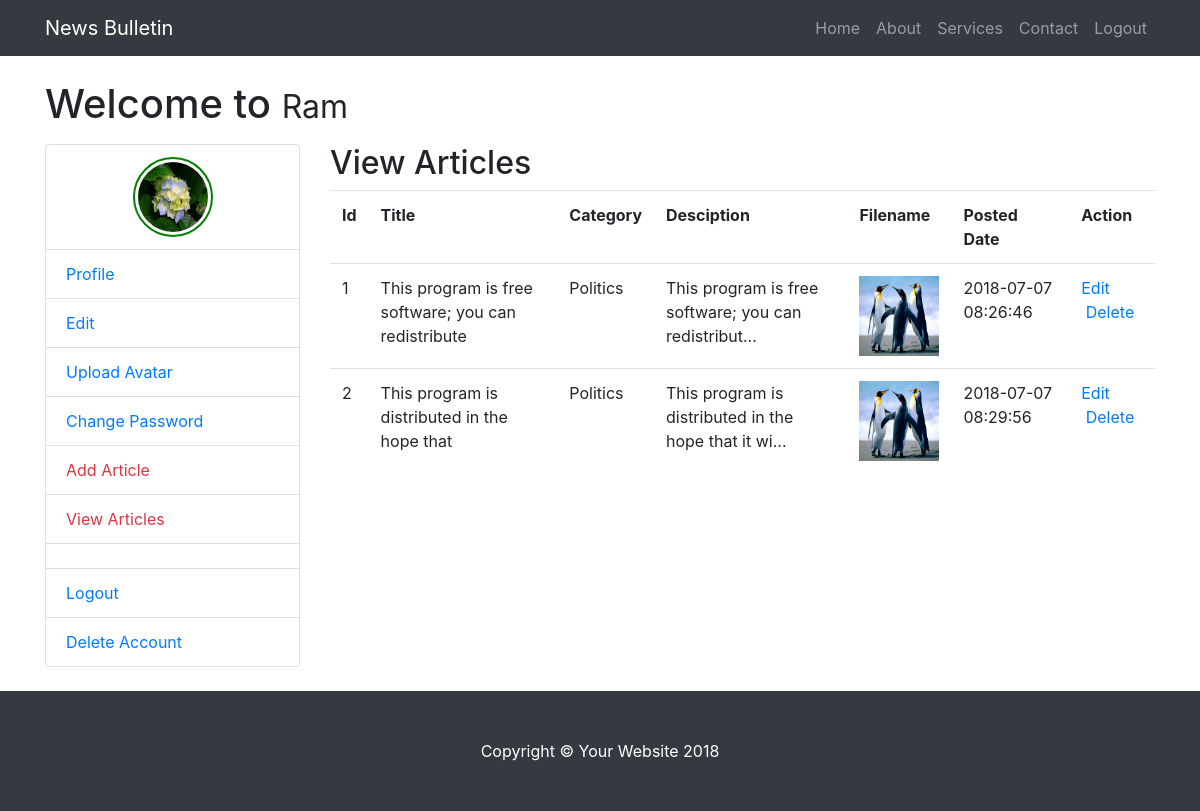
The page /articles_view.php (signed in) on the database its author committed.
### tables this page shows
CREATE TABLE `register` (
  `id` int(11) NOT NULL,
  `username` varchar(250) NOT NULL,
  `email` varchar(250) NOT NULL,
  `password` varchar(40) NOT NULL,
  `gender` varchar(10) NOT NULL,
  `mobile` varchar(10) NOT NULL,
  `address` text NOT NULL,
  `city` varchar(50) NOT NULL,
  `state` varchar(50) NOT NULL,
  `terms` varchar(10) NOT NULL,
  `dob` date NOT NULL,
  `date_of_reg` datetime NOT NULL DEFAULT CURRENT_TIMESTAMP,
  `status` varchar(15) NOT NULL DEFAULT 'Inactive',
  `ip` varchar(50) NOT NULL,
  `avatar` varchar(250) NOT NULL,
  `account_status` varchar(50) NOT NULL DEFAULT 'Active'
);

CREATE TABLE `news` (
  `id` int(11) NOT NULL,
  `title` varchar(250) NOT NULL,
  `description` text NOT NULL,
  `category` varchar(250) NOT NULL,
  `filename` varchar(250) NOT NULL,
  `status` int(11) NOT NULL DEFAULT '1',
  `date` datetime NOT NULL DEFAULT CURRENT_TIMESTAMP,
  `ip` varchar(30) NOT NULL,
  `posted_by` int(11) NOT NULL
);

### articles_view.php (the view, shortened to what this page needs)
<?php session_start();
if(isset($_SESSION['user_login']))
{
	include("connect.php");
	$logid=$_SESSION['user_login'];
	$result=mysqli_query($con,"select *from register where id=$logid");
	$row=mysqli_fetch_assoc($result);
	include("header.php");
	?>
		<div class="container">
			<h1 class="mt-4 mb-3">Welcome to
			<small><?php echo ucfirst($row['username'])?></small>
		</h1>
			<div class="row">
				<?php
				include("sidebar.php");
				?>
				<div class="col-lg-9 mb-4">
					<h2>View Articles</h2>
					<?php
					$result=mysqli_query($con,"select *from news where posted_by=$logid");
					if(mysqli_num_rows($result)>0)
					{
					?>
					<table class="table">
						<tr>
							<th>Id</th>
							<th>Title</th>
							<th>Category</th>
							<th>Desciption</th>
							<th>Filename</th>
							<th>Posted Date</th>
							<th>Action</th>
						</tr>
						<?php
						while($rec=mysqli_fetch_assoc($result))
						{
							?>
								<tr>
									<td><?php echo $rec['id'];?></td>
									<td><?php echo $rec['title']; ?></td>
									<td><?php echo $rec['category']; ?></td>
									<td><?php echo substr($rec['description'],0,50); ?>...</td>
									<td><img src="articles/<?php echo $rec['filename']; ?>" height="80" width="80"></td>
									<td><?php echo $rec['date']; ?></td>
									<td>
										<a href="article_edit.php?key=<?php echo $rec['id'];?>">Edit</a>
										&nbsp;<a href="article_delete.php?did=<?php echo $rec['id'];?>">Delete</a>
									</td>
								</tr>
							<?php
						}
						?>
					</table>
					<?php }
					else
					{
						echo "<div class='alert alert-info well'>Sorry! No Articles Found. Please <a href='article_add.php'>Add Article</a></div>";
					}
					?>
				</div>
			</div>
		</div>
	<?php
	include("footer.php");
}
else
{
	header("Location:login.php");
}
?>

### sidebar.php
<div class="col-lg-3 mb-4">
  <div class="list-group">
  <?php
  if($row['avatar']!="")
  {
  ?>
	<a href="" class="text-center list-group-item"><img src="avatars/<?php echo $row['avatar']?>"  style="height:80px; width:80px; border-radius:50px; border:2px solid green; padding:3px;"></a>
	<?php
  }
	?>
	<a href="home.php" class="list-group-item">Profile</a>
	<a href="edit.php" class="list-group-item">Edit</a>
	<a href="avatar.php" class="list-group-item">Upload Avatar</a>
	<a href="change_pwd.php" class="list-group-item">Change Password</a>
	<a href="article_add.php" class="text-danger list-group-item">Add Article</a>
	<a href="articles_view.php" class="text-danger list-group-item">View Articles</a>
	<a href="" class="list-group-item"></a>
	<a href="logout.php" class="list-group-item">Logout</a>
	<a href="delete_acc.php" class="list-group-item">Delete Account</a>
  </div>
</div>

### css/modern-business.css (style rules this page uses)
body { padding-top: 54px; }
@media (min-width: 992px) { body { padding-top: 56px; } }

### rows shown on the page
register: username "Ram", avatar (picture)
news: id "1", title "This program is free software; you can redistribute", category "Politics", description "This program is free software; you can redistribut", filename (picture), date "2018-07-07 08:26:46"
news: id "2", title "This program is distributed in the hope that", category "Politics", description "This program is distributed in the hope that it wi", filename (picture), date "2018-07-07 08:29:56"
